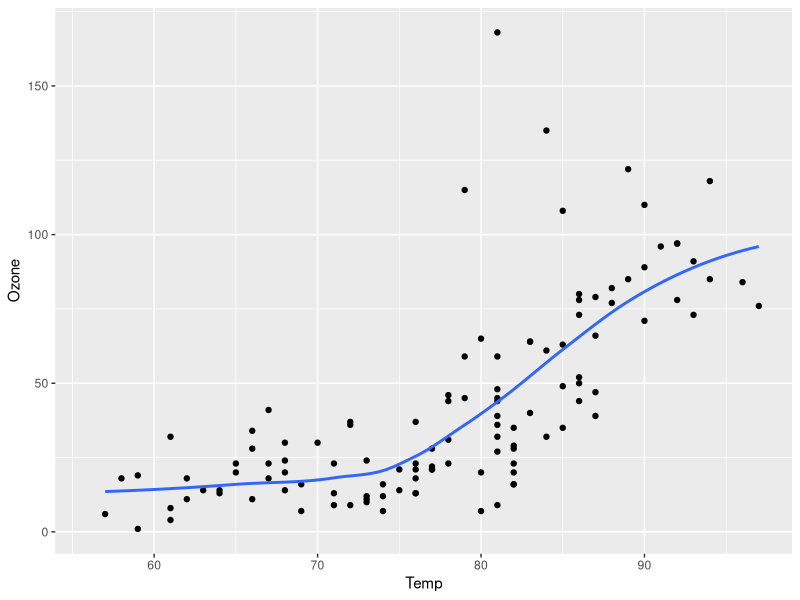
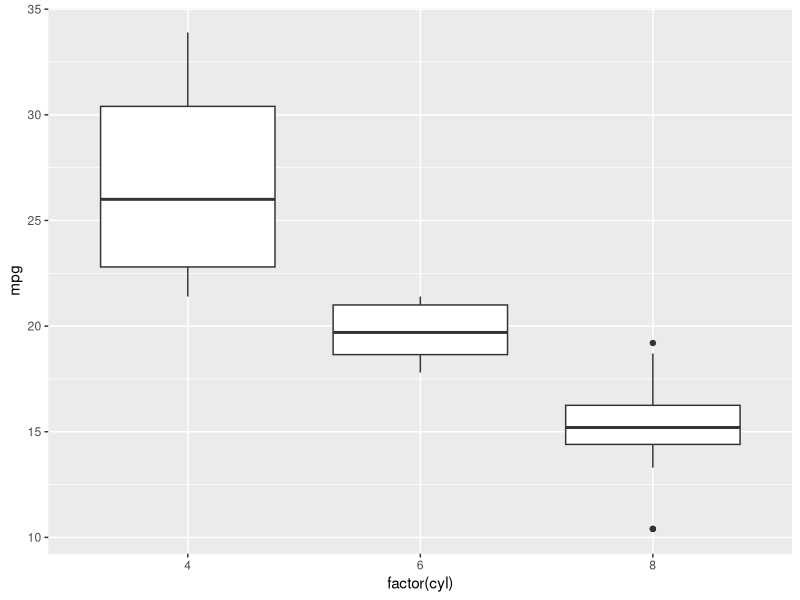

Recreate these plots in R, in order.
## ---- chunk 1
#| label: tbl-pkgs
#| echo: false
#| tbl-cap: "必要な TeX パッケージ"

pkgs <- data.frame(
  name = c("plautopatch", "pxjahyper"),
  role = rep("ハイパーリンク関係", 2)
  )
knitr::kable(pkgs, col.names = c("パッケージ名", "役割"), booktabs = T)
## ---- chunk 2
#| label: fig-plot1
#| echo: true
#| warning: false
#| fig-cap: "複数の図"
#| fig-subcap:
#|   - "Air Quality"
#|   - "箱ひげ図"
#| layout: [50, 50]

library(ggplot2)
ggplot(airquality, aes(Temp, Ozone)) + 
        geom_point() + 
        geom_smooth(method = "loess", se = F, formula = y ~ x)

ggplot(mtcars, aes(x = factor(cyl), y = mpg)) + geom_boxplot()
## ---- chunk 3
#| label: tbl-tables
#| echo: false
#| tbl-cap: "複数の表"
#| layout-ncol: 2

knitr::kable(head(cars), booktabs = T,  caption = "Cars {#tbl-tables-cars}")
knitr::kable(head(pressure), booktabs = T, caption = "Pressure {#tbl-tables-pressure}")
